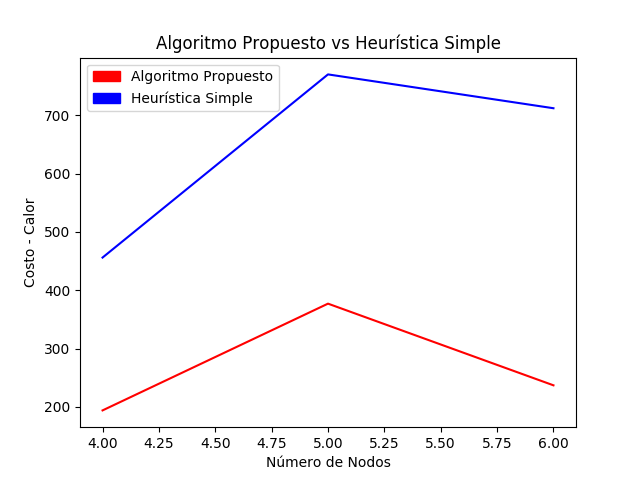

Generate this figure with Python:
#!/usr/bin/env python2
# -*- coding: utf-8 -*-
import networkx as nx
import matplotlib.pyplot as plt
import matplotlib.patches as mpatches
import math
from heapq import heappush, heappop
from itertools import count
import numpy as np
# librerias propias
import mapas as m
import tc_algo  as tc
import increase as inc
import heuristicaSimple as hs
#def datos(nmin, nmax, taz, nvec):

def GraficaContinua(Min,Max,paso):
    
    x=np.arange(Min,Max,paso)
    y1=[]
    y2=[]
    for i in range (Min,Max,paso):
            a,a1=evaluacion(i)
            y1.append(a)
            y2.append(a1)
    plt.plot(x,y1, label="Algoritmo propuesto" , color="red")
    plt.plot(x,y2, label="Heurística simple", color = "blue")
    plt.title(u'Algoritmo Propuesto vs Heurística Simple')
    plt.xlabel(u'Número de Nodos')
    plt.ylabel(u'Costo - Calor')
    red_patch = mpatches.Patch(color='red', label='Algoritmo Propuesto')
    blue_patch = mpatches.Patch(color='blue', label='Heurística Simple')
    plt.legend(handles= [red_patch, blue_patch])
    plt.savefig("pruebas.png")
    plt.show()
                    
    
def datos():
    data=[]
    Tda=[]
    Apda=[]
    for k in range (10, 100,5):
        for i in range(k,100,3):
            d=[]
            T=[]
            Ap=[]
            for j in range(20):
                a,a1=evaluacion(i)
                d.append((a1-a)/a)
                T.append(a1)
                Ap.append(a)
                data.append((i,d))
                Tda.append((i,T))
                Apda.append((i,Ap))
            data=dict(data)
            Tda=dict(Tda)
            Apda=dict(Apda)
            des=[]
            med=[]
            for i in data.keys():
                des.append((i,np.std(data[i])))
                med.append((i,np.mean(data[i])))

            des=dict(des)
            med=dict(med)
            x=med.keys()
            y=med.values()
            error1=des.values()
            plt.errorbar(x, y, yerr=error1,linestyle="None", fmt='-o')
            plt.xticks(np.arange(min(med.keys())-1,max(med.keys())+2, 1.0))
            plt.title(u'Algoritmo Propuesto vs Heuristica Simple')
            plt.xlabel(u'Numero de Nodos')
            plt.ylabel(u'Media R_simple')
            plt.grid()
            #plt.savefig("estadisticas.png")
            plt.show()
            return med,des


def evaluacion(test):
    K,A,B,hmax,hmin=1,2.0,10,30,0
    #crear un grafo aleatorio
    #j=nx.erdos_renyi_graph(10,1)
    tc.preparTC(K,A,B,hmax,hmin)
    #crear un grafo
    G=nx.Graph()
    
    pos={}
    
    calor= {}
    hi={}
    obs= {}
    
    for i in range (test):
        pos[str(i)]=[int (np.random.randint(low = 0, high = 10, size = 1) ), int (np.random.randint(low = 0, high = 10, size = 1) )]
        calor[str(i)]=int (np.random.randint(low = 0, high = 10, size = 1))
        hi[str(i)]= int (np.random.randint(low = 0, high = 100, size = 1))
     
     
    #agregar nodos
    G.add_nodes_from(pos.keys())
    #agregar todos los enlaces 
    for i in G.nodes():
        for j in G.nodes():
            if (int (np.random.randint(low = 0, high = 10, size = 1) >=  8)):
                #G.add_edge(i,j)
                G.add_edge(i,j,weight=int (np.random.randint(low = 0, high = 10, size = 1)))
                
    
    costo= {}
    for i in hi.keys():
        costo[i]= tc.c(hi[i])
    

    nx.set_node_attributes(G,pos, 'pos')
    nx.set_node_attributes(G,calor, 'calor')
    nx.set_node_attributes(G,hi, 'hi')
    nx.set_node_attributes(G,costo, 'costo')
    
    
    print(pos)
    print (calor)
    print (hi)
    print (costo)
    
    
    #heuristica simple
    
    maximo = 0
    
    for i in calor.keys():
        
        aux = calor[i]
        
        if aux > maximo:
            maximo = aux
            nodoMax= i
        
    minimo= 9999
    for i in calor.keys():
        
        aux = calor[i]
        
        if aux < minimo:
            minimo = aux
            nodoMin= i
        
    source = [nodoMin]
    target = [nodoMax]
    
    bandera = 1
    while(bandera ==1):
        try :
            A =inc.targetIncrease(G,source, target)
            bandera +=1 
        except(nx.exception.NetworkXNoPath):
            source = [str(0)]
            target = [str(test)]
            
    #hacer grafo con camino 
    
    P= nx.Graph()
    #agregar nodos
    for i in A:
        P.add_node(i)
    #agregar edges
    for i  in  range(len(P)-1):
        P.add_edge(A[i], A[i+1])

    #agregar posicion a P
    posA={}
    for i in A:
        posA[i]=pos[i]
    nx.set_node_attributes(P,posA,'pos')

    cal={}
    for i in A:
        cal[i]=calor[i]
    nx.set_node_attributes(P,cal,'calor')

    #especificar y agregar atributos de edges
    n=A
    res=[]
    for i in range (0,len(n)-1):
        res.append((n[i],n[i+1]))
    edges={}
    for i in res:
        edges[i]= i 

    print(A)
    
    weight= {}
    
    for i in P.edges():
        if i in G.edges():
            #P.add_edge(i,j,weight=u[i])
            weight[i]=(G.edges[i]['weight'])
            #weight[i]=u[i]
    
    nx.set_edge_attributes(P,weight,"weight")
    u=nx.get_edge_attributes(P,'weight')
    
   
    if not len(A)==2:
        t=tc.TC_ALGO(P)
        T=nx.get_node_attributes(t,'hi')
        costo1=0
        for i in T.keys():
            costo[i]= tc.c(hi[i])
            costo1= costo1 +tc.c(hi[i])
        
        C=nx.get_node_attributes(t,'calor')
        calor1=0
        for i in C.keys():
            #costo[i]= tc.c(hi[i])
            calor1= calor1 + C[i]
        costoBeneficio1=costo1-calor1
        
        
    else:
        costo1=0
        calor1=0
        for i in A:
            costo1= costo1 + costo[i]
            calor1= calor1 + calor[i]
        costoBeneficio1=costo1-calor1 
    # R = hs.heuristic_algo(G)
    R=nx.minimum_spanning_tree(G)
    t=tc.TC_ALGO(G)
    T=nx.get_node_attributes(t,'hi')
    costo2=0
    for i in T.keys():
        costo[i]= tc.c(hi[i])
        costo2= costo2 +tc.c(hi[i])
    
    C=nx.get_node_attributes(t,'calor')
    calor2=0
    for i in C.keys():
        #costo[i]= tc.c(hi[i])
        calor2= calor2 + C[i]

    costoBeneficio2=costo2-calor2
    
    return costoBeneficio1 , costoBeneficio2
GraficaContinua(4 , 7 , 1)
#datos()
    




